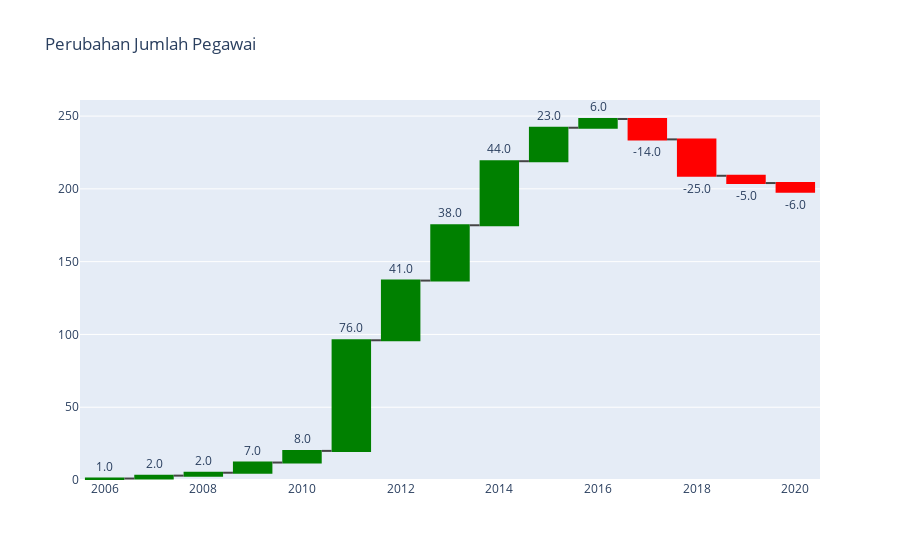

Here is the notebook cell this chart was saved with:
### Code cell
import plotly.graph_objects as go
dfg = annual_hr_agg

dfg['Net'] = dfg['JumlahPegawaiHire'] - dfg['JumlahPegawaiResign']

measures = ['relative' if net >= 0 else 'relative' for net in dfg['Net']]

fig = go.Figure(go.Waterfall(
    name="20", orientation="v",
    measure=measures,  # Corrected property name
    x=dfg['TahunHiring'].to_list(),
    textposition="outside",
    text=dfg['Net'].to_list(),
    y=dfg['Net'].to_list(),
    decreasing={"marker": {"color": "Red"}},
    increasing={"marker": {"color": "Green"}},
))

fig.update_layout(title="Perubahan Jumlah Pegawai", showlegend=False)

fig.show()

### Figure 1 — Plotly figure (JSON) as saved in the notebook; plotly's stock layout.template omitted (floating-point values rounded to 4 significant figures)
{"data": [{"decreasing": {"marker": {"color": "Red"}}, "increasing": {"marker": {"color": "Green"}}, "measure": ["relative", "relative", "relative", "relative", "relative", "relative", "relative", "relative", "relative", "relative", "relative", "relative", "relative", "relative", "relative"], "name": "20", "orientation": "v", "text": ["1.0", "2.0", "2.0", "7.0", "8.0", "76.0", "41.0", "38.0", "44.0", "23.0", "6.0", "-14.0", "-25.0", "-5.0", "-6.0"], "textposition": "outside", "type": "waterfall", "x": [2006, 2007, 2008, 2009, 2010, 2011, 2012, 2013, 2014, 2015, 2016, 2017, 2018, 2019, 2020], "y": [1, 2, 2, 7, 8, 76, 41, 38, 44, 23, 6, -14, -25, -5, -6]}], "layout": {"showlegend": false, "title": {"text": "Perubahan Jumlah Pegawai"}}}
